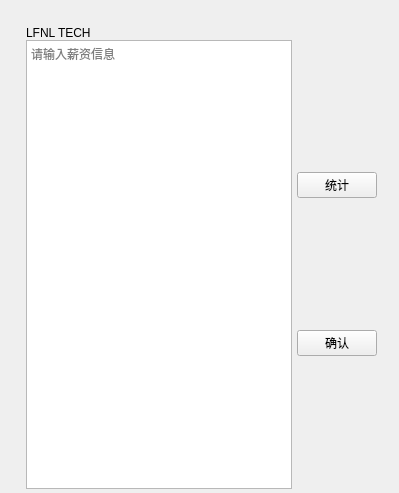
<?xml version="1.0" encoding="UTF-8"?>
<ui version="4.0">
 <class>Form</class>
 <widget class="QWidget" name="Form">
  <property name="geometry">
   <rect>
    <x>0</x>
    <y>0</y>
    <width>399</width>
    <height>493</height>
   </rect>
  </property>
  <property name="windowTitle">
   <string>薪资统计</string>
  </property>
  <widget class="QWidget" name="">
   <property name="geometry">
    <rect>
     <x>16</x>
     <y>16</y>
     <width>371</width>
     <height>483</height>
    </rect>
   </property>
   <layout class="QVBoxLayout" name="verticalLayout_2">
    <property name="spacing">
     <number>0</number>
    </property>
    <property name="leftMargin">
     <number>10</number>
    </property>
    <property name="topMargin">
     <number>10</number>
    </property>
    <property name="rightMargin">
     <number>10</number>
    </property>
    <property name="bottomMargin">
     <number>10</number>
    </property>
    <item>
     <widget class="QLabel" name="label">
      <property name="sizePolicy">
       <sizepolicy hsizetype="Fixed" vsizetype="Fixed">
        <horstretch>0</horstretch>
        <verstretch>0</verstretch>
       </sizepolicy>
      </property>
      <property name="text">
       <string>LFNL TECH</string>
      </property>
     </widget>
    </item>
    <item>
     <layout class="QHBoxLayout" name="horizontalLayout">
      <item>
       <widget class="QPlainTextEdit" name="textEdit">
        <property name="sizePolicy">
         <sizepolicy hsizetype="Expanding" vsizetype="Expanding">
          <horstretch>0</horstretch>
          <verstretch>0</verstretch>
         </sizepolicy>
        </property>
        <property name="placeholderText">
         <string>请输入薪资信息</string>
        </property>
       </widget>
      </item>
      <item>
       <layout class="QVBoxLayout" name="verticalLayout">
        <property name="leftMargin">
         <number>5</number>
        </property>
        <property name="bottomMargin">
         <number>0</number>
        </property>
        <item>
         <widget class="QPushButton" name="button">
          <property name="sizePolicy">
           <sizepolicy hsizetype="Fixed" vsizetype="Fixed">
            <horstretch>0</horstretch>
            <verstretch>0</verstretch>
           </sizepolicy>
          </property>
          <property name="text">
           <string>统计</string>
          </property>
         </widget>
        </item>
        <item>
         <widget class="QPushButton" name="check">
          <property name="sizePolicy">
           <sizepolicy hsizetype="Fixed" vsizetype="Fixed">
            <horstretch>0</horstretch>
            <verstretch>0</verstretch>
           </sizepolicy>
          </property>
          <property name="text">
           <string>确认</string>
          </property>
         </widget>
        </item>
       </layout>
      </item>
     </layout>
    </item>
   </layout>
  </widget>
 </widget>
 <resources/>
 <connections/>
</ui>
